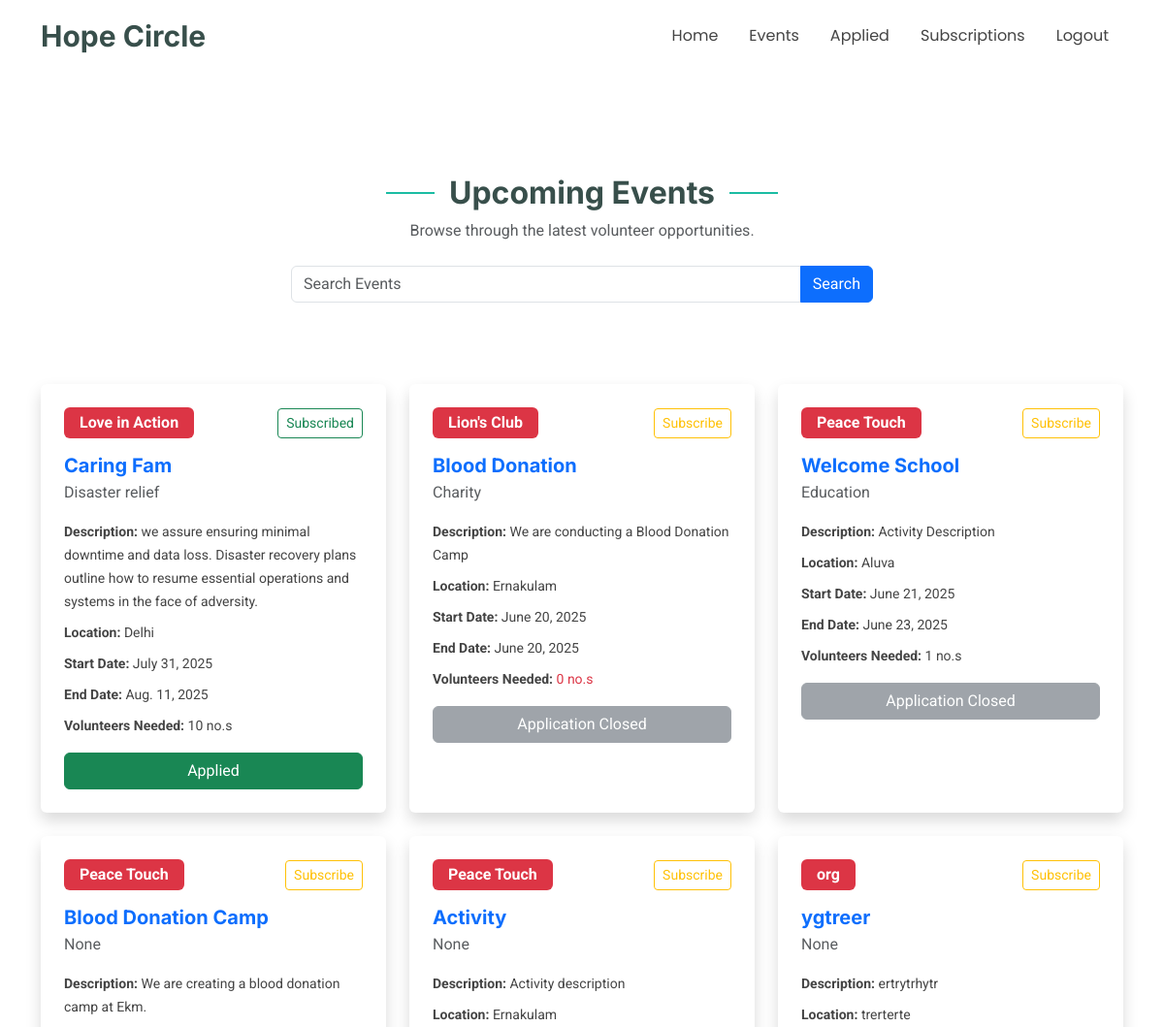
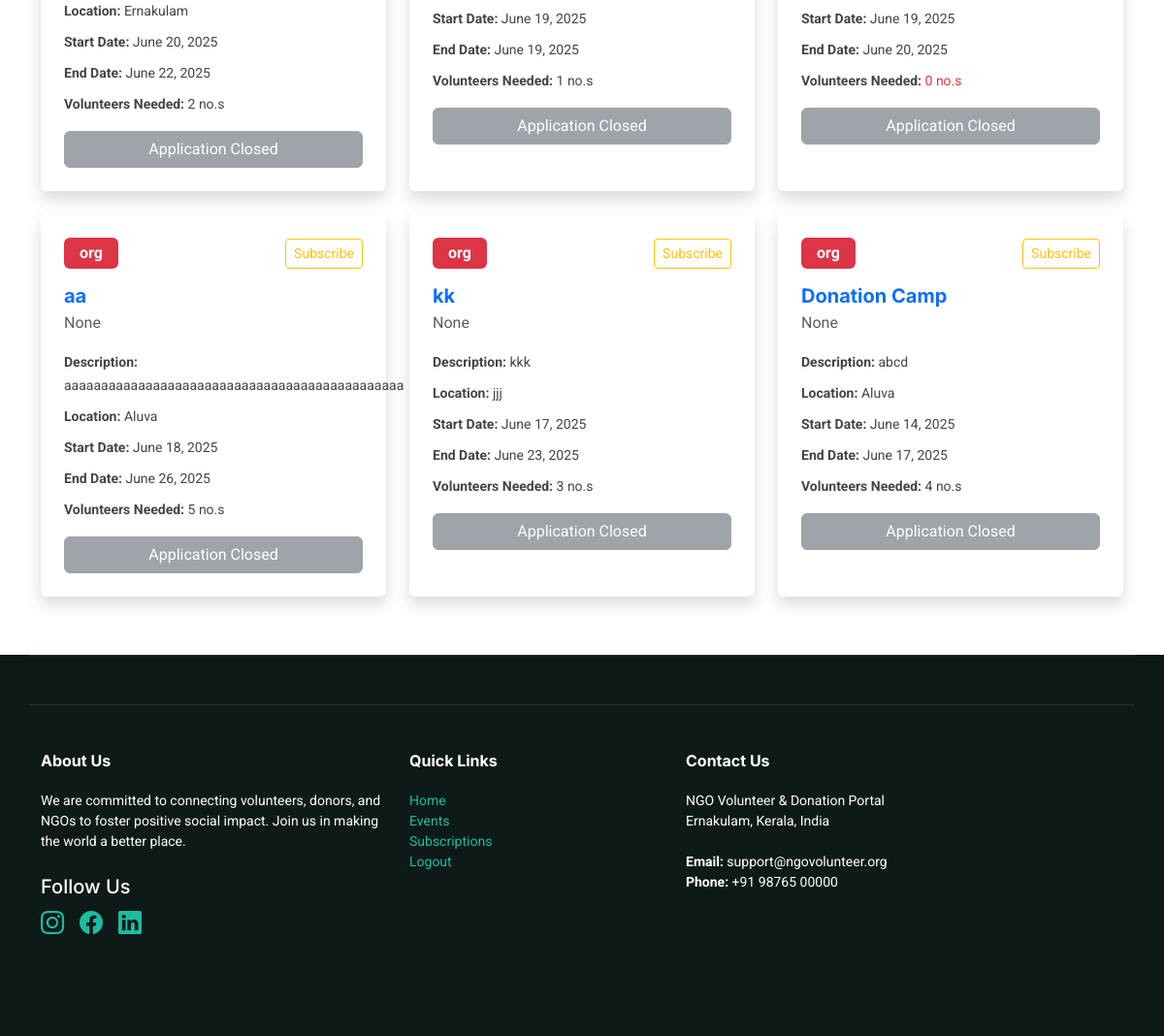
The page /volActivity (signed in) on the database its author committed (2 pictures, top to bottom).
### ngoapp/models.py (models this page shows)
class Activity(models.Model):
    ngo=models.ForeignKey(Ngo,on_delete=models.CASCADE)
    name=models.CharField(max_length=50)
    category=models.CharField(max_length=50,null=True)
    description=models.TextField()
    loc=models.CharField(max_length=200)
    volunteers_needed=models.IntegerField()
    sDate=models.DateField()
    eDate=models.DateField()

class Ngo(models.Model):
    user=models.ForeignKey(Logintbl,on_delete=models.CASCADE)
    name=models.CharField(max_length=50)
    email=models.CharField(max_length=50)
    phone=models.BigIntegerField()
    lisence = models.FileField(null=True)
    logo = models.FileField(null=True)
    address =models.CharField(max_length=200)

### ngoapp/views.py (the view)
# urls.py: path('volActivity',views.volActivity),
def volActivity(request):
    uid = request.session['id']
    activty=Activity.objects.filter().order_by('-id')
    vol = Volunteer.objects.get(id=uid)
    req = VolunteerActivity.objects.filter(volunteer=vol).order_by('id')
    subscribed = Subscribe.objects.filter(vol=vol,status="yes").values_list('ngo', flat=True)
    today = timezone.now().date()
    for i in activty:
        if i.id in req.values_list('activity_id', flat=True):
            i.flag = 1
        else:
            i.flag = 0
    if request.POST:
        song = request.POST["txtSearch"]
        activty = Activity.objects.filter(Q(name__contains=song) | Q(category__contains=song) | Q(loc__contains=song) ).order_by("-id")
        return render(request, "volActivity.html", {"activity": activty})
    else:
        return render(request,"volActivity.html",{"activity": activty, "vol": vol, "req": req, "subscribed": subscribed,"today":today})

### templates/volActivity.html (shortened to what this page needs)
{% extends 'volunteerHome.html' %}
{% block content %}
<section id="services" class="services section">
  <div class="container section-title" data-aos="fade-up">
    <h2 class="fw-bold">Upcoming Events</h2>
    <p class="text-muted">Browse through the latest volunteer opportunities.</p>
    <form method="POST" class="d-flex justify-content-center my-4">
            <div class="input-group" style="max-width: 600px;">
                <input type="text" class="form-control" placeholder="Search Events" name="txtSearch" aria-label="Search song">
                <button class="btn btn-primary" type="submit"> Search</button>
            </div>
        </form>
  </div>
  {% if activity %}
  <div class="container">
    <div class="row gy-4">
      {% for i in activity %}
      <div class="col-xl-4 col-md-6 d-flex" data-aos="fade-up" data-aos-delay="100">
  <div class="service-item position-relative p-4 shadow rounded bg-white w-100">
    <div class="d-flex justify-content-between align-items-center mb-3">
      <span class="badge bg-danger px-3 py-2 fs-6">{{ i.ngo.name }}</span>
      {% if i.ngo.id in subscribed %}
        <a href="/VolSubscribe?ngo={{ i.ngo.id }}&sts=no" class="btn btn-sm btn-outline-success">Subscribed</a>
      {% else %}
        <a href="/VolSubscribe?ngo={{ i.ngo.id }}&sts=yes" class="btn btn-sm btn-outline-warning">Subscribe</a>
      {% endif %}
    </div>
    <h4 class="fw-bold text-primary mb-1">{{ i.name }}</h4>
<div class="text-muted mb-3">{{ i.category }}</div>
    <p class="mb-2"><strong>Description:</strong> {{ i.description }}</p>
    <p class="mb-2"><strong>Location:</strong> {{ i.loc }}</p>
    <p class="mb-2"><strong>Start Date:</strong> {{ i.sDate }}</p>
    <p class="mb-2"><strong>End Date:</strong> {{ i.eDate }}</p>
    {% if i.volunteers_needed > 0 %}
      <p class="mb-3"><strong>Volunteers Needed:</strong> {{ i.volunteers_needed }} no.s</p>
    {% else %}
      <p class="mb-3">
        <strong>Volunteers Needed:</strong>
        <span class="text-danger">{{ i.volunteers_needed }} no.s</span>
      </p>
    {% endif %}
    {% if today <= i.eDate %}
      {% if i.volunteers_needed > 0 %}
        <div class="d-flex gap-2">
          {% if i.flag %}
            <a href="#" class="btn btn-success w-100">Applied</a>
          {% else %}
            <a href="/volRequest?id={{ i.id }}" class="btn btn-primary w-100">Enroll</a>
          {% endif %}
        </div>
      {% else %}
        {% if i.flag %}
          <a href="#" class="btn btn-success w-100">Applied</a>
        {% else %}
          <button class="btn btn-secondary w-100" disabled>No Volunteers Needed</button>
        {% endif %}
      {% endif %}
    {% else %}
      {% if i.flag %}
        <a href="#" class="btn btn-success w-100">Applied</a>
      {% else %}
        <button class="btn btn-secondary w-100" disabled>Application Closed</button>
      {% endif %}
    {% endif %}
  </div>
</div>
      {% endfor %}
    </div>
  </div>
  {% else %}
  <div class="text-center mt-4">
    <strong>No activities uploaded at the moment.</strong>
  </div>
  {% endif %}
</section>
{% endblock %}

### static/media/assets/css/main.css (style rules this page uses)
:root { --default-font: "Roboto", system-ui, -apple-system, "Segoe UI", Roboto, "Helvetica Neue", Arial, "Noto Sans", "Liberation Sans", sans-serif, "Apple Color Emoji", "Segoe UI Emoji", "Segoe UI Symbol", "Noto Color Emoji"; --heading-font: "Inter", sans-serif; --nav-font: "Poppins", sans-serif; }
:root { --background-color: #ffffff; --default-color: #444444; --heading-color: #384f4b; --accent-color: #1bbca3; --surface-color: #ffffff; --contrast-color: #ffffff; }
:root { --nav-color: #444444; --nav-hover-color: #1bbca3; --nav-mobile-background-color: #ffffff; --nav-dropdown-background-color: #ffffff; --nav-dropdown-color: #444444; --nav-dropdown-hover-color: #1bbca3; }
:root { scroll-behavior: smooth; }
body { color: var(--default-color); background-color: var(--background-color); font-family: var(--default-font); }
a { color: var(--accent-color); text-decoration: none; transition: 0.3s; }
h1, h2, h3, h4, h5, h6 { color: var(--heading-color); font-family: var(--heading-font); }
section, .section { color: var(--default-color); background-color: var(--background-color); padding: 60px 0; scroll-margin-top: 74px; overflow: clip; }
.section-title { text-align: center; padding-bottom: 60px; position: relative; }
.section-title h2 { font-size: 32px; font-weight: 700; position: relative; }
.section-title h2:before, .section-title h2:after { content: ""; width: 50px; height: 2px; background: var(--accent-color); display: inline-block; }
.section-title h2:before { margin: 0 15px 10px 0; }
.section-title h2:after { margin: 0 0 10px 15px; }
.section-title p { margin-bottom: 0; }
.services .service-item { background-color: var(--surface-color); box-shadow: 0px 0 25px 0 rgba(0, 0, 0, 0.1); padding: 50px 30px; transition: all 0.3s ease-in-out; height: 100%; position: relative; z-index: 1; }
.services .service-item:before { content: ""; position: absolute; background: var(--accent-color); inset: 100% 0 0 0; transition: all 0.3s; z-index: -1; }
.services .service-item h4 { font-weight: 700; margin-bottom: 15px; font-size: 20px; }
.services .service-item p { line-height: 24px; font-size: 14px; margin-bottom: 0; transition: ease-in-out 0.3s; }

### rows shown on the page
Activity: ngo.name "Love in Action", name "Caring Fam", category "Disaster relief", description "we assure ensuring minimal downtime and data loss. Disaster recovery plans outline how to resume essential operations and systems in the face of adversity.", loc "Delhi", sDate "July 31, 2025", eDate "Aug. 11, 2025", volunteers_needed "10", shows "Applied"
Activity: ngo.name "Lion's Club", name "Blood Donation", category "Charity", description "We are conducting a Blood Donation Camp", loc "Ernakulam", sDate "June 20, 2025", eDate "June 20, 2025", volunteers_needed "0", shows "Application Closed"
Activity: ngo.name "Peace Touch", name "Welcome School", category "Education", description "Activity Description", loc "Aluva", sDate "June 21, 2025", eDate "June 23, 2025", volunteers_needed "1", shows "Application Closed"
Activity: ngo.name "Peace Touch", name "Blood Donation Camp", category "None", description "We are creating a blood donation camp at Ekm.", loc "Ernakulam", sDate "June 20, 2025", eDate "June 22, 2025", volunteers_needed "2", shows "Application Closed"
Activity: ngo.name "Peace Touch", name "Activity", category "None", description "Activity description", loc "Ernakulam", sDate "June 19, 2025", eDate "June 19, 2025", volunteers_needed "1", shows "Application Closed"
Activity: ngo.name "org", name "ygtreer", category "None", description "ertrytrhytr", loc "trerterte", sDate "June 19, 2025", eDate "June 20, 2025", volunteers_needed "0", shows "Application Closed"
Activity: ngo.name "org", name "aa", category "None", description "aaaaaaaaaaaaaaaaaaaaaaaaaaaaaaaaaaaaaaaaaaaaaa", loc "Aluva", sDate "June 18, 2025", eDate "June 26, 2025", volunteers_needed "5", shows "Application Closed"
Activity: ngo.name "org", name "kk", category "None", description "kkk", loc "jjj", sDate "June 17, 2025", eDate "June 23, 2025", volunteers_needed "3", shows "Application Closed"
Activity: ngo.name "org", name "Donation Camp", category "None", description "abcd", loc "Aluva", sDate "June 14, 2025", eDate "June 17, 2025", volunteers_needed "4", shows "Application Closed"
